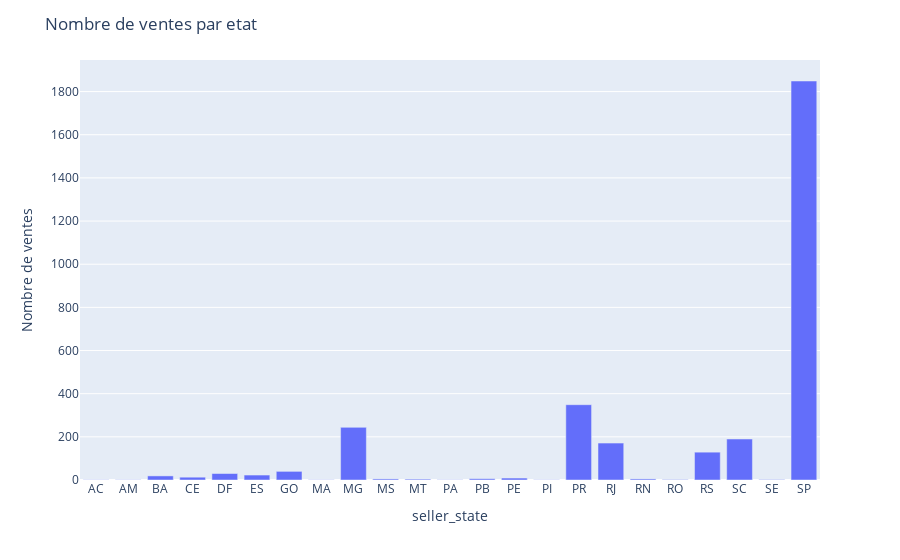

Here is the notebook cell this chart was saved with:
### Markdown cell above
## Nombre de ventes par etats

### Code cell
data2 = pd.read_csv("C:\\Users\\Enge\\Downloads\\olist_sellers_dataset.csv")
ventes_par_etat = data2.groupby('seller_state').size().reset_index(name='nombre_de_ventes')
#ventes_par_etat = ventes_par_etat.set_index('seller_state')


fig = px.bar(ventes_par_etat, x="seller_state", y="nombre_de_ventes", labels={"seller_state": "Etats", "nombre_de_ventes": "Nombre de ventes"})
fig.update_layout(title="Nombre de ventes par etat")
fig.show()

### Figure 1 — Plotly figure (JSON) as saved in the notebook; plotly's stock layout.template omitted (floating-point values rounded to 4 significant figures)
{"data": [{"alignmentgroup": "True", "hovertemplate": "seller_state=%{x}<br>Nombre de ventes=%{y}<extra></extra>", "legendgroup": "", "marker": {"color": "#636efa", "pattern": {"shape": ""}}, "name": "", "offsetgroup": "", "orientation": "v", "showlegend": false, "textposition": "auto", "type": "bar", "x": ["AC", "AM", "BA", "CE", "DF", "ES", "GO", "MA", "MG", "MS", "MT", "PA", "PB", "PE", "PI", "PR", "RJ", "RN", "RO", "RS", "SC", "SE", "SP"], "xaxis": "x", "y": [1, 1, 19, 13, 30, 23, 40, 1, 244, 5, 4, 1, 6, 9, 1, 349, 171, 5, 2, 129, 190, 2, 1849], "yaxis": "y"}], "layout": {"barmode": "relative", "legend": {"tracegroupgap": 0}, "margin": {"t": 60}, "title": {"text": "Nombre de ventes par etat"}, "xaxis": {"anchor": "y", "domain": [0, 1], "title": {"text": "seller_state"}}, "yaxis": {"anchor": "x", "domain": [0, 1], "title": {"text": "Nombre de ventes"}}}}
